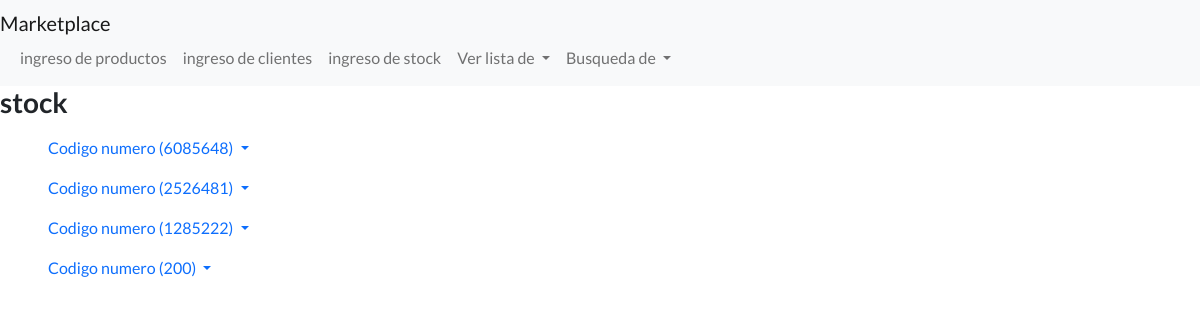
The page /stock/list/ on the database its author committed.
### AppProductos/models.py (models this page shows)
class Stock(models.Model):
    id = models.AutoField(primary_key=True)
    precio = models.IntegerField()
    codigo = models.IntegerField()

### AppProductos/views.py (the view)
# urls.py: path("stock/list/", views.StockList.as_view(), name='List_stock'),
class StockList(ListView):
    model = Stock
    template_name = "AppProductos/stock_list.html"

### AppProductos/templates/AppProductos/stock_list.html (shortened to what this page needs)
{% extends "AppProductos/padre.html" %}
{% load static %}
{% block contenidoQueCambia %}
    <h3>stock</h3>
    <ul>
        {% for codigo in object_list %}
        <a class="nav-link dropdown-toggle" href="#" id="navbarDropdownMenuLink" role="button" data-bs-toggle="dropdown" aria-expanded="false">
        Codigo numero ({{codigo.codigo}})
            </A>
        {% endfor %}
{% endblock %}

### rows shown on the page
Stock: codigo "6085648"
Stock: codigo "2526481"
Stock: codigo "1285222"
Stock: codigo "200"
